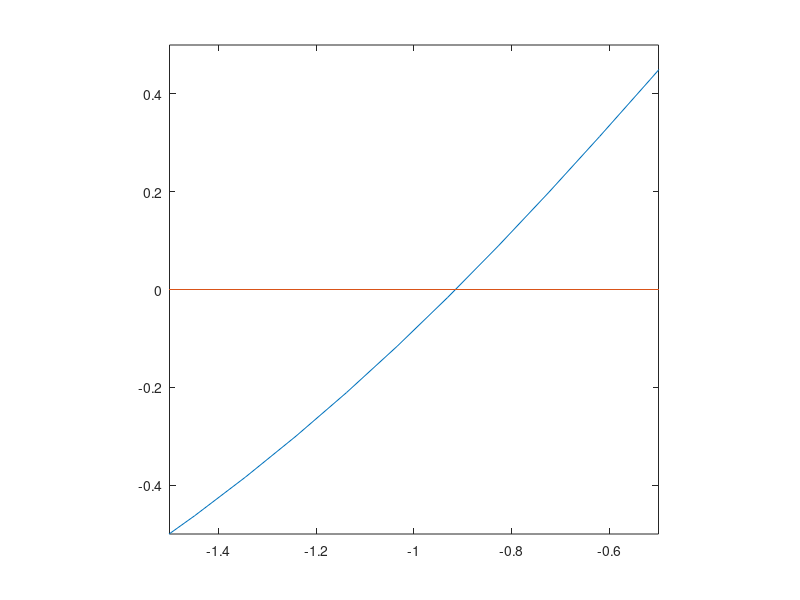

The MATLAB source for this figure:
clc;
clear all;
more off;

function y = f(x)
    y = x.^3 + 9 * x + 9;
endfunction

function y = g1(x)
    y = -(x.^3) ./ 9 - 1;
endfunction

function y = g2(x)
    y = -9 ./ (x.^2 + 9);
endfunction

function y = g3(x)
    y = x.^3 + 10 * x + 9;
endfunction

function y = g4(x)
    y = (2 * x.^3 - 9) ./ (3 * (x.^2 + 3));
endfunction

t = linspace(-3, 0, 30);
disp(" f(x) es la funcion que abajo, con pendiente significativa");
plot([-3, 0], [0, 0], t, f(t), 'k');
hold on;
plot(t, t - g1(t), 'r', t, t - g2(t), 'b', t, t - g3(t), 'g', t, t - g4(t), 'y');
axis([-3 0 -3 3]);
hold off;
input("Pulse para continuar")

% ????????????????????????????????????????????????????????????????????????????????
# Apartado b

function out = aplicar_iteracion_funcional (g, x0 = -1.5, numero_iteraciones = 10)
    printf("n,   aprox\n")

    for i = 1:numero_iteraciones
        x1 = g(x0);
        x0 = x1;
        printf("%i   %6.8f\n", i, x1)
    endfor

    out = x1;
endfunction

printf(["Recordamos que la convergencia de " ...
        "la iteracion funcional requiere \nque la derivada del metodo sea menor que 1 " ...
        "en el punto fijo, es decir: tenga pendiente menor que 1 en valor absoluto\n"])

%x0 = -1.5;
%iteraciones = 10;

printf("Metodo con g1\n");
aprox = aplicar_iteracion_funcional(@g1);
plot(t, t - g1(t), [-3, 0], [0, 0]);
axis([-1.5, -0.5, -0.5, 0.5], "square");
input("Presione enter para continuar");

disp("M�todo con g2\n");
aplicar_iteracion_funcional(@g2);
plot(t, t - g2(t), [-3, 0], [0, 0]);
axis([-1.5, -0.5, -0.5, 0.5], "square");
input("Presione enter para continuar");

disp("Metodo con g3\n");
aplicar_iteracion_funcional(@g3);
plot(t, t - g3(t), [-3, 0], [0, 0]);
axis([-1.5, -0.5, -0.5, 0.5], "square");
input("Presione enter para continuar");
% g3 evidentemente tiene una pendiente demasiado grande para permitir la convergencia

disp("Metodo con g4\n");
aplicar_iteracion_funcional(@g4);
plot(t, t - g4(t), [-3, 0], [0, 0]);
axis([-1.5, -0.5, -0.5, 0.5], "square");
input("Presione enter para continuar");

% ????????????????????????????????????????????????????????????????????????????????
% c
function out = iteraciones_para_iteracion_funcional (g, x0 = -1.5)
    n = 0;

    do
        x1 = g(x0);
        x0 = x1;
        n++;
    until (max(abs(x1 - x0), abs(f(x0))) < 10^(-7))

    out = n;
endfunction

printf("Numero de iteraciones para cada metodo convergente:\n");
printf("Metodo 1: %i\n", iteraciones_para_iteracion_funcional(@g1));
printf("Metodo 2: %i\n", iteraciones_para_iteracion_funcional(@g2));
printf("Metodo 4: %i\n", iteraciones_para_iteracion_funcional(@g4));
